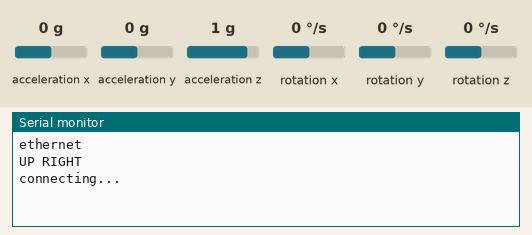
Recording of a sketch running on a simulated Arduino Uno, built with avr-gcc and run on an emulated ATmega328P. Parts: the last lines printed to the serial monitor. Wiring (inferred from the names in the program): MPU-6050 motion sensor at I2C address 0x68. Inputs (shaded band) come from the test bench; at power-on: acceleration x 0 g, acceleration z 1 g, acceleration y 0 g, rotation x 0 °/s, rotation y 0 °/s, rotation z 0 °/s. WiFi joins after 1.5 s; servers stay silent unless stated.

Above: at 3.7 s.
3.8 s: acceleration x set to 0.8 g
At 4.9 s:
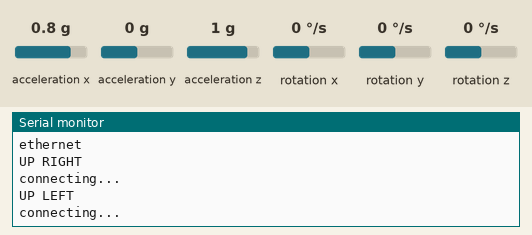
6.6 s: acceleration z set to -1.4 g
At 8.5 s:
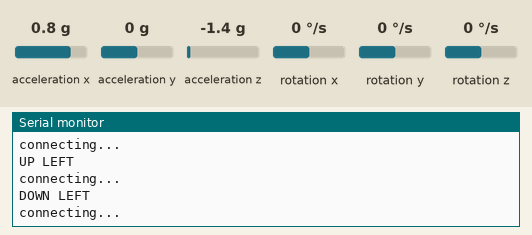
10.5 s: acceleration y set to 0.8 g
At 12.7 s:
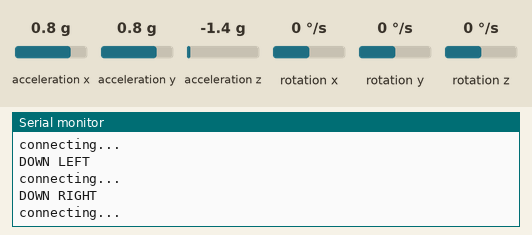

Measured:
- after the input at 3.8 s, the serial monitor: prints a new line at once (image 1)
- after the input at 6.6 s, the serial monitor: prints a new line after 1.1 s (image 2)
- after the input at 10.5 s, the serial monitor: prints a new line after 1.1 s (image 3)

The sketch:

MPU6050_Ethernet_thingspeak.ino
```cpp
//EthernetClient client;

#include "ThingSpeak.h"
#include <SPI.h>
#include <Ethernet.h>
#include <Wire.h>

EthernetClient client;
const int MPU_addr=0x68;
long accelX, accelY, accelZ;
int16_t AcX,AcY,AcZ
;
unsigned long myChannelNumber = 206734;
const char * myWriteAPIKey = "009QO9KUWZVTL512";

byte mac[] = { 0xDE, 0xAD, 0xBE, 0xEF, 0xFE, 0xED };
char buffer[64];

/*
** Send an HTTP POST request to the Azure Mobile Service data API
*/

void send_request(float value)
{
  Serial.println("\nconnecting...");

 ThingSpeak.writeField(myChannelNumber, 1, value, myWriteAPIKey);

}

/*
** Wait for response
*/

void wait_response()
{
  while (!client.available()) {
    if (!client.connected()) {
      return;
    }
  }
}

/*
** Read the response and dump to serial
*/

void read_response()
{
  bool print = true;

  while (client.available()) {
    char c = client.read();
    // Print only until the first carriage return
    if (c == '\n')
      print = false;
    if (print)
      Serial.print(c);
  }
}

/*
** Close the connection
*/

void end_request()
{
  client.stop();
}

/*
** Arduino Setup
*/

void setup()
{
  Wire.begin();
  Wire.beginTransmission(MPU_addr);
  Wire.write(0x6B);  // PWR_MGMT_1 register
  Wire.write(0);     // set to zero (wakes up the MPU-6050)
  Wire.endTransmission(true);
  Serial.begin(9600);
//  Wire.begin();
//  setupMPU();
  while (!Serial) {
    ; // wait for serial port to connect.
  }

  Serial.println("ethernet");

  if (Ethernet.begin(mac) == 0) {
    Serial.println("ethernet failed");
    for (;;) ;
  }

  // give the Ethernet shield a second to initialize:
  delay(1000);
  ThingSpeak.begin(client);

}

/*
** Arduino Loop
*/

void loop()
{
   Wire.beginTransmission(MPU_addr);
  Wire.write(0x3B);  // starting with register 0x3B (ACCEL_XOUT_H)
  Wire.endTransmission(false);
  Wire.requestFrom(MPU_addr,14,true);  // request a total of 14 registers
  AcX=Wire.read()<<8|Wire.read();  // 0x3B (ACCEL_XOUT_H) & 0x3C (ACCEL_XOUT_L)
  AcY=Wire.read()<<8|Wire.read();  // 0x3D (ACCEL_YOUT_H) & 0x3E (ACCEL_YOUT_L)
  AcZ=Wire.read()<<8|Wire.read();  // 0x3F (ACCEL_ZOUT_H) & 0x40 (ACCEL_ZOUT_L)
int ornt = 0;
if(AcZ>0){
//  Serial.print("UP");
    if(AcX>AcY){
      Serial.println("UP LEFT");
      ornt = 1;
    }
    else{
      Serial.println("UP RIGHT");
      ornt = 2;
    }
}
else{
 if(AcX>AcY){
      Serial.println("DOWN LEFT");
      ornt = 3;
    }
    else{
      Serial.println("DOWN RIGHT");
      ornt = 4;
    }
}
//  recordAccelRegisters();
//  Serial.println(gForceZ);
  send_request(ornt);
  wait_response();
  read_response();
  end_request();

  delay(1000);
}
```
